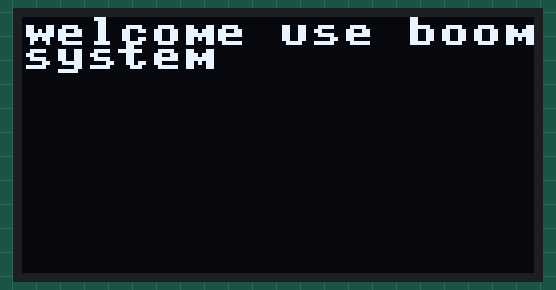
This program was run on a simulated ESP32 board running MicroPython. Shown: 128×64 one-colour display. The clock reads 2024-03-15 10:24:30 at power-on unless the program sets it.

Above: at 0.1 s.
At 2.1 s:
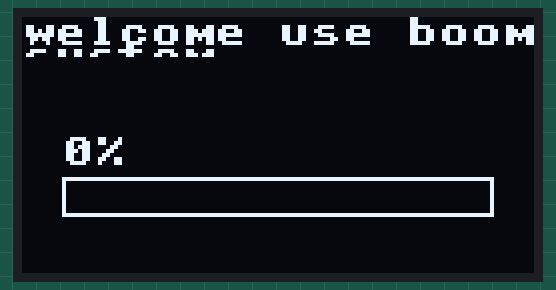
At 3.1 s:
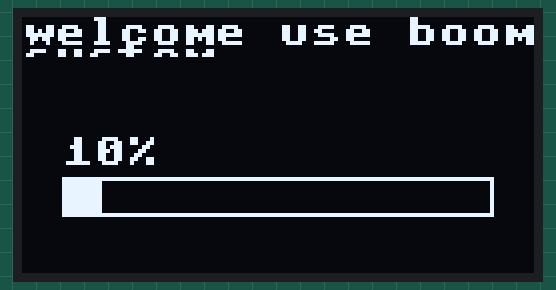
At 6.1 s:
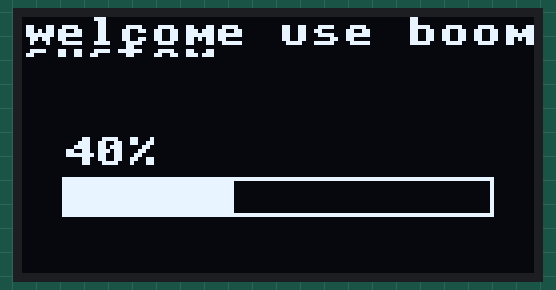
At 9.1 s:
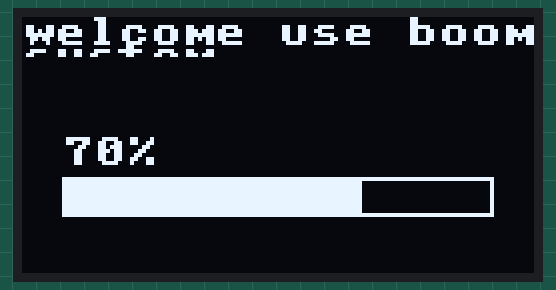
At 12.1 s:
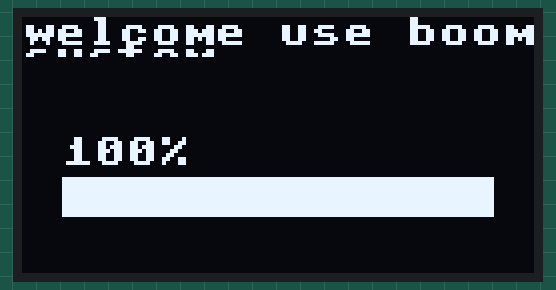

Measured:
- what the display in image 0 shows lasts 2.0 s, from 0.1 s to 2.1 s
- what the display in image 1 shows lasts 1.0 s, from 2.1 s to 3.1 s

The program:

oled.py
```python
# 导入必要的模块
from machine import Pin
import time
from machine import SoftI2C
from ssd1306 import SSD1306_I2C  # 使用I2C接口的OLED选择此方法

def run_oled_display():
    # 创建软件I2C对象
    i2c = SoftI2C(sda=Pin(23), scl=Pin(18))
    # 创建OLED对象，指定分辨率和I2C接口
    oled = SSD1306_I2C(128, 64, i2c)

    # 清空屏幕
    oled.fill(0)
    oled.show()

    # 显示欢迎信息
    oled.text("welcome use boom system", 0, 0, 1)
    oled.text("system", 0, 6, 1)
    oled.show()  # 执行显示

    # 等待2秒以显示欢迎信息
    time.sleep(2)

    # 初始化进度条参数
    total_time = 10  # 总时间10秒
    start_time = time.time()
    end_time = start_time + total_time
    current_time = start_time

    while current_time < end_time:
        # 计算已过去的时间
        elapsed_time = current_time - start_time
        # 计算进度百分比
        progress = (elapsed_time / total_time) * 100
        # 限制进度不超过100%
        progress = min(progress, 100)

        # 清空进度条区域（保留欢迎信息）
        oled.fill_rect(0, 10, 128, 54, 0)

        # 绘制进度条背景
        oled.rect(10, 40, 108, 10, 1)

        # 绘制进度条填充
        fill_width = int((progress / 100) * 108)
        oled.fill_rect(10, 40, fill_width, 10, 1)

        # 显示进度百分比
        oled.text(f"{int(progress)}%", 10, 30, 1)

        oled.show()  # 执行显示

        # 更新时间
        time.sleep(0.1)  # 每100毫秒更新一次
        current_time = time.time()

    # 最终显示100%
    oled.fill_rect(0, 10, 128, 54, 0)  # 清除进度条区域
    oled.rect(10, 40, 108, 10, 1)  # 绘制进度条边框
    oled.fill_rect(10, 40, 108, 10, 1)  # 填充整个进度条
    oled.text("100%", 10, 30, 1)
    oled.show()

    # 可选：保持显示一段时间
    time.sleep(2)

    # 可选：清空屏幕或进行其他操作
    oled.fill(0)
    oled.show()

# 程序入口
if __name__ == "__main__":
    run_oled_display()
    # 进入主循环（根据需要添加其他功能）
    while True:
        pass
```
